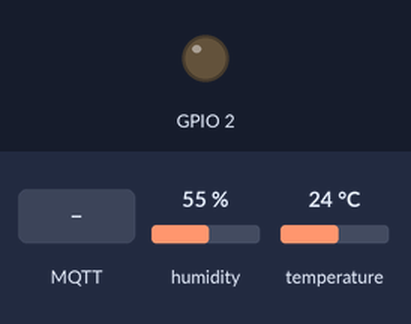
A sketch run on a simulated ESP8266 (NodeMCU). Shown: output pins drawn as LEDs (lit = HIGH). The test bench sets the inputs (shaded band); at power-on: humidity 55 %, temperature 24 °C. WiFi joins after 1.5 s; servers stay silent unless stated; no MQTT or app messages arrive unless stated; what the sketch prints to the serial monitor is not drawn.

Above: at 2.7 s.
2.8 s: MQTT message "0" arrives on the first subscribed topic
At 4.0 s:
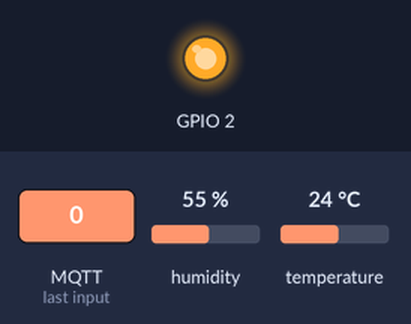
5.1 s: MQTT message "1" arrives on the first subscribed topic
At 6.9 s:
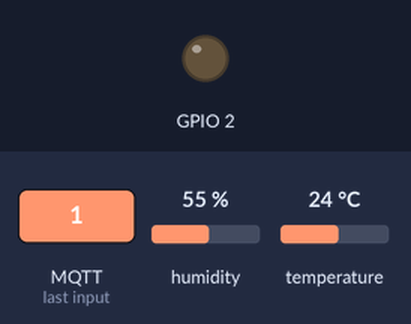
7.2 s: MQTT message "2" arrives on the first subscribed topic
At 8.8 s:
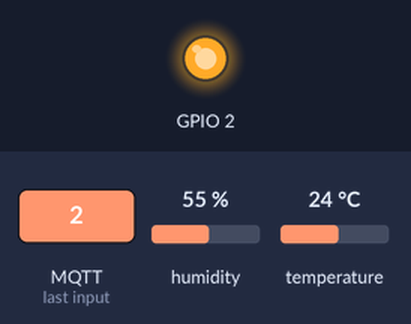
Timing chart, 0 to 10.3 s (numbered marks = the images above; inputs shaded):
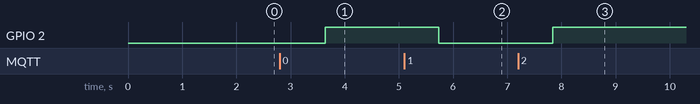

Measured:
- after the input at 2.8 s, GPIO 2: LOW → HIGH after 0.84 s
- after the input at 5.1 s, GPIO 2: HIGH → LOW after 0.63 s
- after the input at 7.2 s, GPIO 2: LOW → HIGH after 0.64 s

The sketch:

MQTT_DHT11.ino
```cpp
///WeatherStage
#include "DHT.h"
#define DHTPIN 4
#define DHTTYPE DHT11


///MQTT Stage & Web Stage

#include <ESP8266WiFi.h>
#include <PubSubClient.h>


// ESP8266 Server
#include <ESP8266WebServer.h>
  //ESP8266 Web Server Stage
  ESP8266WebServer server(80);


unsigned long previousMillis = 0;        // will store last temp was read
const long interval = 2000;              // interval at which to read sensor
String webString="";

const char* ssid = "sungerbob";
const char* password = "halukbinreyhan";
const char* mqtt_server = "192.168.0.12";


WiFiClient espClient;
PubSubClient client(espClient);

long lastMsg = 0;
char msg[50];
int value = 0;

void setup_wifi() {

  delay(10);
  // We start by connecting to a WiFi network
  Serial.println();
  Serial.print("Connecting to ");
  Serial.println(ssid);

  WiFi.begin(ssid, password);

  while (WiFi.status() != WL_CONNECTED) {
    delay(500);
    Serial.print(".");
  }

  Serial.println("");
  Serial.println("WiFi connected");
  Serial.println("IP address: ");
  Serial.println(WiFi.localIP());


}

//MQTT Connect

void reconnect() {
  // Loop until we're reconnected
  while (!client.connected()) {
    Serial.print("Attempting MQTT connection...");
    // Attempt to connect
    if (client.connect("ESP8266Client")) {
      Serial.println("connected");
      // Once connected, publish an announcement...
      client.publish("outTopic", "hello world");
      // ... and resubscribe
      client.subscribe("inTopic");
    } else {
      Serial.print("failed, rc=");
      Serial.print(client.state());
      Serial.println(" try again in 5 seconds");
      // Wait 5 seconds before retrying
      delay(5000);
    }
  }
}

//MQTT SEND & RECEIVE

void callback(char* topic, byte* payload, unsigned int length) {
    Serial.print("Message arrived [");
    Serial.print(topic);
    Serial.print("] ");
    for (int i = 0; i < length; i++) {
      Serial.print((char)payload[i]);
    }
    Serial.println();


    // Switch on the LED if an 1 was received as first character
    if ((char)payload[0] == '1') {
      digitalWrite(BUILTIN_LED, LOW);   // Turn the LED on (Note that LOW is the voltage level
      // but actually the LED is on; this is because
      // it is acive low on the ESP-01)
    } else {
      digitalWrite(BUILTIN_LED, HIGH);  // Turn the LED off by making the voltage HIGH
    }
  }


void handle_root() {
  server.send(200, "text/plain", "Hello from the weather esp8266, read from /temp or /humidity");
  delay(100);
}


DHT dht(DHTPIN, DHTTYPE);

void setup() {
  Serial.begin(9600);
//DHT STAGE
  Serial.println("DHT Weather Coming!");
  dht.begin();
//MQTT ESP STAGE

 setup_wifi();

 pinMode(BUILTIN_LED, OUTPUT);     // Initialize the BUILTIN_LED pin as an output
 client.setServer(mqtt_server, 1883);
   client.setCallback(callback);

//ESP8266 Server Stage
  server.on("/", handle_root);
  server.on("/temp", [](){  // if you add this subdirectory to your webserver call, you get text below :)
  unsigned long currentMillis = millis();
   if(currentMillis - previousMillis >= interval) {
       previousMillis = currentMillis;

  }
   float t = dht.readTemperature();
    webString="Temperature: "+ String((int)t)+" C"; // Arduino has a hard time with float to string
    server.send(200, "text/plain", webString);            // send to someones browser when asked
  });
  server.begin();
  Serial.println("HTTP server started");
}

void loop() {

   server.handleClient();

  delay(2000);
  float h = dht.readHumidity();
  // Read temperature as Celsius (the default)
  float t = dht.readTemperature();
  // Read temperature as Fahrenheit (isFahrenheit = true)
  float f = dht.readTemperature(true);
if (isnan(h) || isnan(t) || isnan(f)) {
    Serial.println("Failed to read from DHT sensor!");
    return;
}
// Compute heat index in Fahrenheit (the default)
  float hif = dht.computeHeatIndex(f, h);
  // Compute heat index in Celsius (isFahreheit = false)
  float hic = dht.computeHeatIndex(t, h, false);
 Serial.print("Humidity: ");
  Serial.print(h);
  Serial.print(" %\t");
  Serial.print("Temperature: ");
  Serial.print(t);
  Serial.print(" *C ");
  Serial.print(f);
  Serial.print(" *F\t");
  Serial.print("Heat index: ");
  Serial.print(hic);
  Serial.print(" *C ");
  Serial.print(hif);
  Serial.println(" *F");


 value =hic;

  //MQTT STAGE

   if (!client.connected()) {
    reconnect();
  }
  client.loop();

  long now = millis();
  if (now - lastMsg > 2000) {
    lastMsg = now;
    //++value;
    snprintf (msg, 75, "Hava Durumu #%ld", value);// value  );
    Serial.print("Publish message: ");
    Serial.println(msg);
    client.publish("outTopic", msg);
  }


}
```
